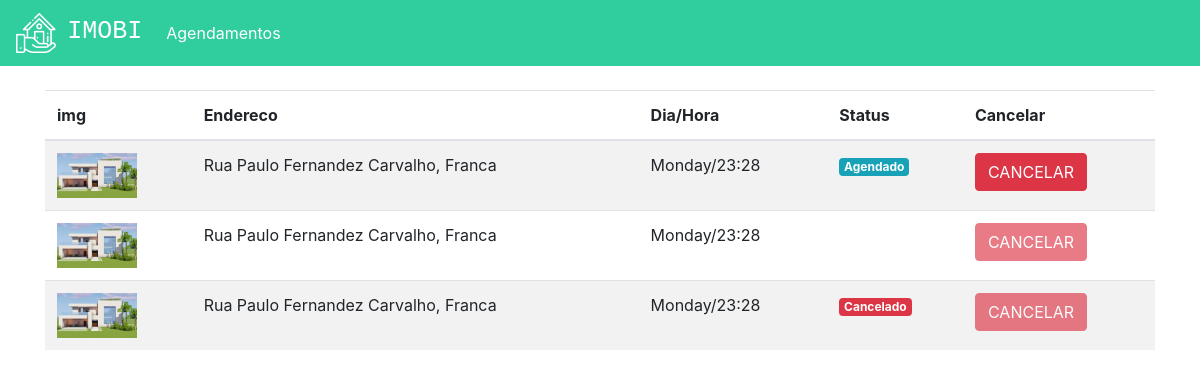
Page /schedules (signed in) on the committed database.
### innerpages/models.py (models this page shows, shortened)
class Visits(models.Model):
    choices = (('S', 'Sunday'),
               ('M', 'Monday'),
               ('T', 'Tuesday'),
               ('W', 'Wednesday'),
               ('TH', 'Thursday'),
               ('F', 'Friday'),
               ('Sa', 'Saturday'))
    choices_status = (('S', 'Scheduled'),
                      ('F', 'Finished'),
                      ('C', 'Canceled'))
    immobile = models.ForeignKey(Immobile, on_delete=models.DO_NOTHING)
    user = models.ForeignKey(User, on_delete=models.DO_NOTHING)
    day = models.CharField(max_length=20)
    time = models.TimeField()
    status = models.CharField(max_length=1, choices=choices_status, default="A")

class Immobile(models.Model):
    choices = (('S', 'Sale'),
               ('R', 'Rent'))
    choices_immobile = (('A', 'Apartment'),
                        ('H', 'Home'))
    images = models.ManyToManyField(Image)
    value = models.FloatField()
    rooms = models.IntegerField()
    size = models.FloatField()
    city = models.ForeignKey(City, on_delete=models.DO_NOTHING)
    street = models.CharField(max_length=50)
    type = models.CharField(max_length=1, choices=choices)
    type_immobile = models.CharField(max_length=1, choices=choices_immobile)
    number = models.IntegerField()
    description = models.TextField()
    visiting_days = models.ManyToManyField(VisitingDays)
    times = models.ManyToManyField(Time)

class Image(models.Model):
    img = models.ImageField(upload_to='img')
    def __str__(self) -> str:
        return self.img.url

class City(models.Model):
    name = models.CharField(max_length=30)
    def __str__(self) -> str:
        return self.name

### innerpages/views.py (the view)
# urls.py: path('schedules', views.schedules, name="schedules"),
def schedules(request):
    visits = Visits.objects.filter(user=request.user)
    return render(request, "schedules.html", {'visits': visits})

### templates/schedules.html (shortened to what this page needs)
{% extends 'base.html' %}
{% load static %}
{% block head %}
    <link rel="stylesheet" href="{% static 'innerpages/css/home.css' %}">
{% endblock %}
{% block body %}
    <div class="container">
        <br>
        <table class="table table-striped">
            <thead>
            <tr>
                <th scope="col">img</th>
                <th scope="col">Endereco</th>
                <th scope="col">Dia/Hora</th>
                <th scope="col">Status</th>
                <th scope="col">Cancelar</th>
            </tr>
            </thead>
            <tbody>
            {% for visit in visits %}
                <tr>
                    <th><img width="80" src="{{ visit.immobile.images.all.0 }}"></th>
                    <td>{{ visit.immobile.street }}, {{ visit.immobile.city }}</td>
                    <td>{{ visit.day }}/{{ visit.time }}</td>
                    <td>
                        {% if visit.status == "S" %}
                            <span class="badge badge-info">Agendado</span>
                        {% endif %}
                        {% if visit.status == "C" %}
                            <span class="badge badge-danger">Cancelado</span>
                        {% endif %}
                    </td>
                    <td>
                        {% if visit.status == "S" %}
                            <a href="{% url 'cancel' visit.id %}" class="btn btn-danger">CANCELAR</a>
                        {% else %}
                            <a href="" class="btn btn-danger disabled">CANCELAR</a>
                        {% endif %}
                    </td>
                </tr>
            {% endfor %}
            </tbody>
        </table>
    </div>
{% endblock %}

### templates/base.html (shortened to what this page needs)
{% load static %}
<!doctype html>
<html lang="pt-BR">
<head>
    {% block head %}{% endblock %}
    <link rel="stylesheet" href="https://cdn.jsdelivr.net/npm/bootstrap@4.6.1/dist/css/bootstrap.min.css">
</head>
<body>
{% if user.is_authenticated %}
    <nav class="navbar navbar-expand-lg navbar-dark bg_navbar">
        <a class="navbar-brand" href="{% url 'home' %}">
            <img width="40" src="{% static 'auth/img/logo.png' %}">
            &nbsp<h3 class="font_logo">IMOBI</h3></a>
        <div class="collapse navbar-collapse" id="navbarNav">
            <ul class="navbar-nav">
                <li class="nav-item active">
                    <a class="nav-link" href="{%  url 'schedules' %}">Agendamentos</a>
                </li>
            </ul>
        </div>
    </nav>
{% endif %}
{% block body %}{% endblock %}
</body>
</html>

### templates/static/innerpages/css/home.css (style rules this page uses)
body { padding-bottom: 50px; }
.bg_navbar { background-color: #30CD9E; }
.font_logo { font-family: 'Courier New', Courier, monospace; font-size: 25px; display: inline; }

### rows in the picture
Visits: immobile.images.all.0 (placeholder picture), immobile.street "Rua Paulo Fernandez Carvalho", immobile.city "Franca", day "Monday", time "23:28", status "Agendado"
Visits: immobile.images.all.0 (placeholder picture), immobile.street "Rua Paulo Fernandez Carvalho", immobile.city "Franca", day "Monday", time "23:28", status "CANCELAR"
Visits: immobile.images.all.0 (placeholder picture), immobile.street "Rua Paulo Fernandez Carvalho", immobile.city "Franca", day "Monday", time "23:28", status "Cancelado"
